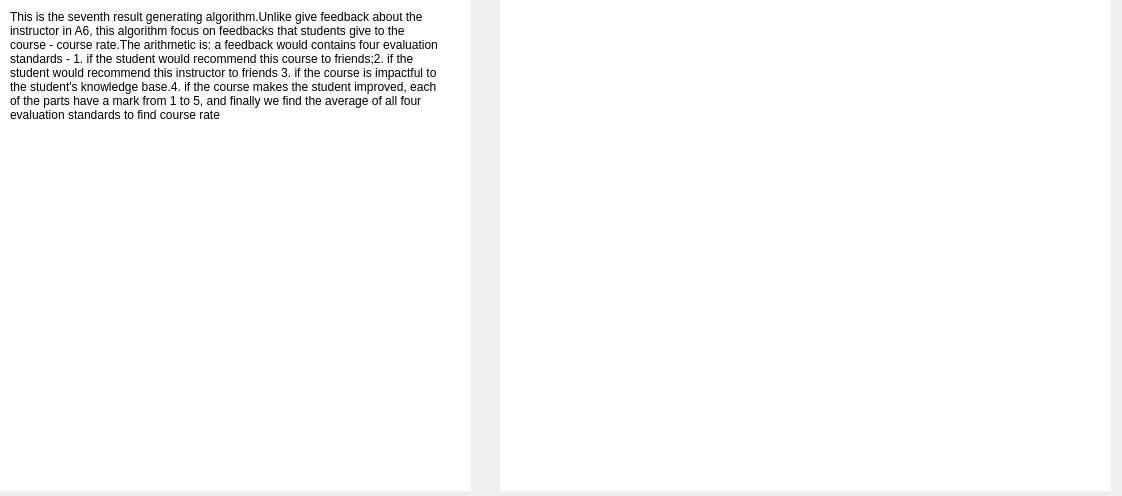
<?xml version="1.0" encoding="UTF-8"?>
<ui version="4.0">
 <class>detailedcontentdialog6</class>
 <widget class="QDialog" name="detailedcontentdialog6">
  <property name="geometry">
   <rect>
    <x>0</x>
    <y>0</y>
    <width>1122</width>
    <height>496</height>
   </rect>
  </property>
  <property name="windowTitle">
   <string>detailed result6</string>
  </property>
  <widget class="QWidget" name="graphWidget" native="true">
   <property name="geometry">
    <rect>
     <x>500</x>
     <y>0</y>
     <width>611</width>
     <height>491</height>
    </rect>
   </property>
   <property name="styleSheet">
    <string notr="true">background-color: rgb(255, 255, 255);</string>
   </property>
   <widget class="QWidget" name="graph" native="true">
    <property name="geometry">
     <rect>
      <x>10</x>
      <y>10</y>
      <width>601</width>
      <height>481</height>
     </rect>
    </property>
   </widget>
  </widget>
  <widget class="QWidget" name="paragraphWidget" native="true">
   <property name="geometry">
    <rect>
     <x>0</x>
     <y>0</y>
     <width>471</width>
     <height>491</height>
    </rect>
   </property>
   <property name="styleSheet">
    <string notr="true">background-color: rgb(255, 255, 255);</string>
   </property>
   <widget class="QLabel" name="description">
    <property name="geometry">
     <rect>
      <x>10</x>
      <y>10</y>
      <width>431</width>
      <height>181</height>
     </rect>
    </property>
    <property name="styleSheet">
     <string notr="true">font: 11pt &quot;Ubuntu&quot;;</string>
    </property>
    <property name="text">
     <string>This is the seventh result generating algorithm.Unlike give feedback about the instructor in A6, this algorithm focus on feedbacks that students give to the course - course rate.The arithmetic is: a feedback would contains four evaluation standards - 1. if the student would recommend this course to friends;2. if the student would recommend this instructor to friends 3. if the course is impactful to the student's knowledge base.4. if the course makes the student improved, each of the parts have a mark from 1 to 5, and finally we find the average of all four evaluation standards to find course rate</string>
    </property>
    <property name="alignment">
     <set>Qt::AlignLeading|Qt::AlignLeft|Qt::AlignTop</set>
    </property>
    <property name="wordWrap">
     <bool>true</bool>
    </property>
   </widget>
   <widget class="QLabel" name="Result">
    <property name="geometry">
     <rect>
      <x>10</x>
      <y>180</y>
      <width>441</width>
      <height>301</height>
     </rect>
    </property>
    <property name="styleSheet">
     <string notr="true">font: 12pt &quot;Ubuntu&quot;;</string>
    </property>
    <property name="text">
     <string/>
    </property>
    <property name="alignment">
     <set>Qt::AlignLeading|Qt::AlignLeft|Qt::AlignTop</set>
    </property>
    <property name="wordWrap">
     <bool>true</bool>
    </property>
   </widget>
  </widget>
 </widget>
 <resources/>
 <connections/>
</ui>
